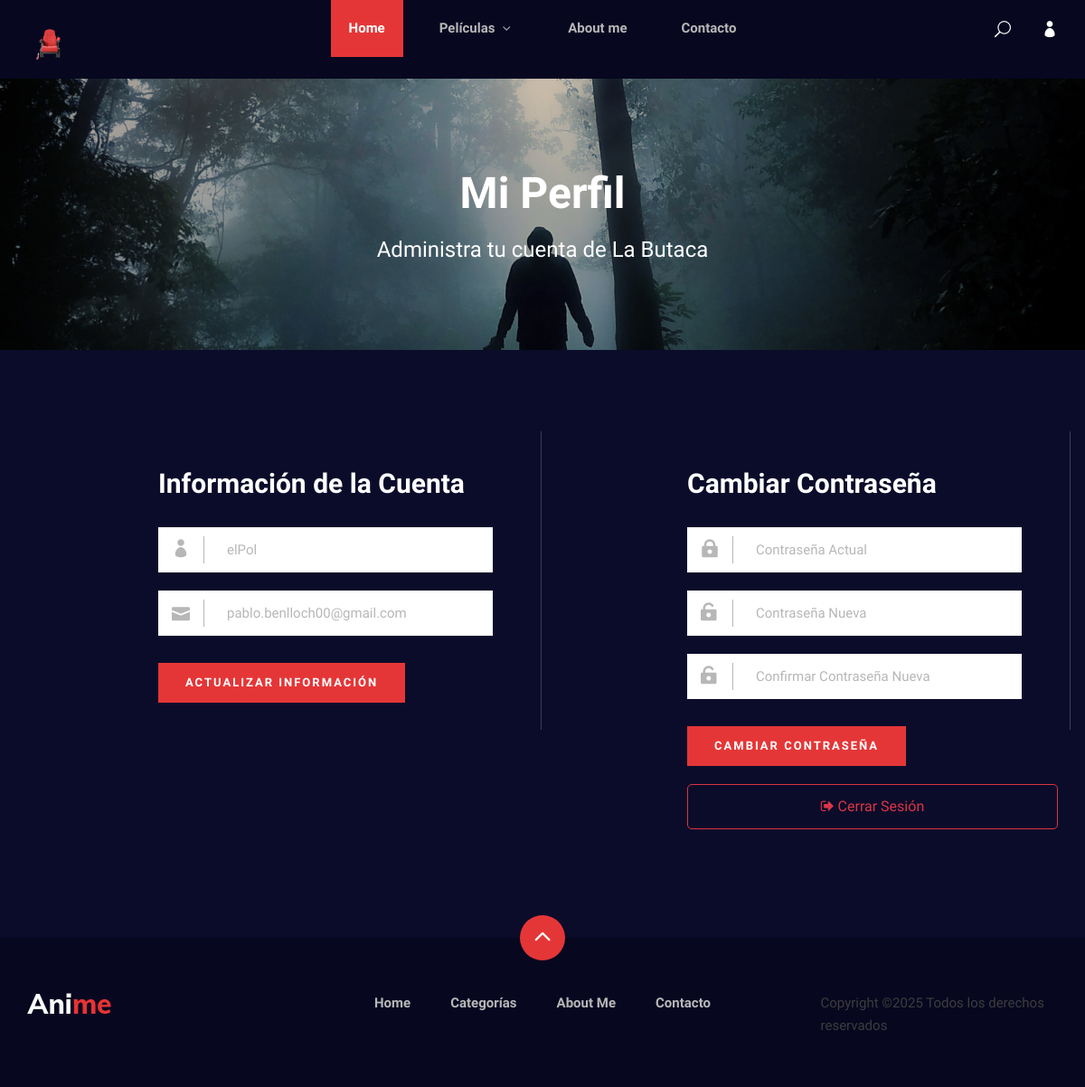
Before: /perfil.php (signed in) with the older database file.
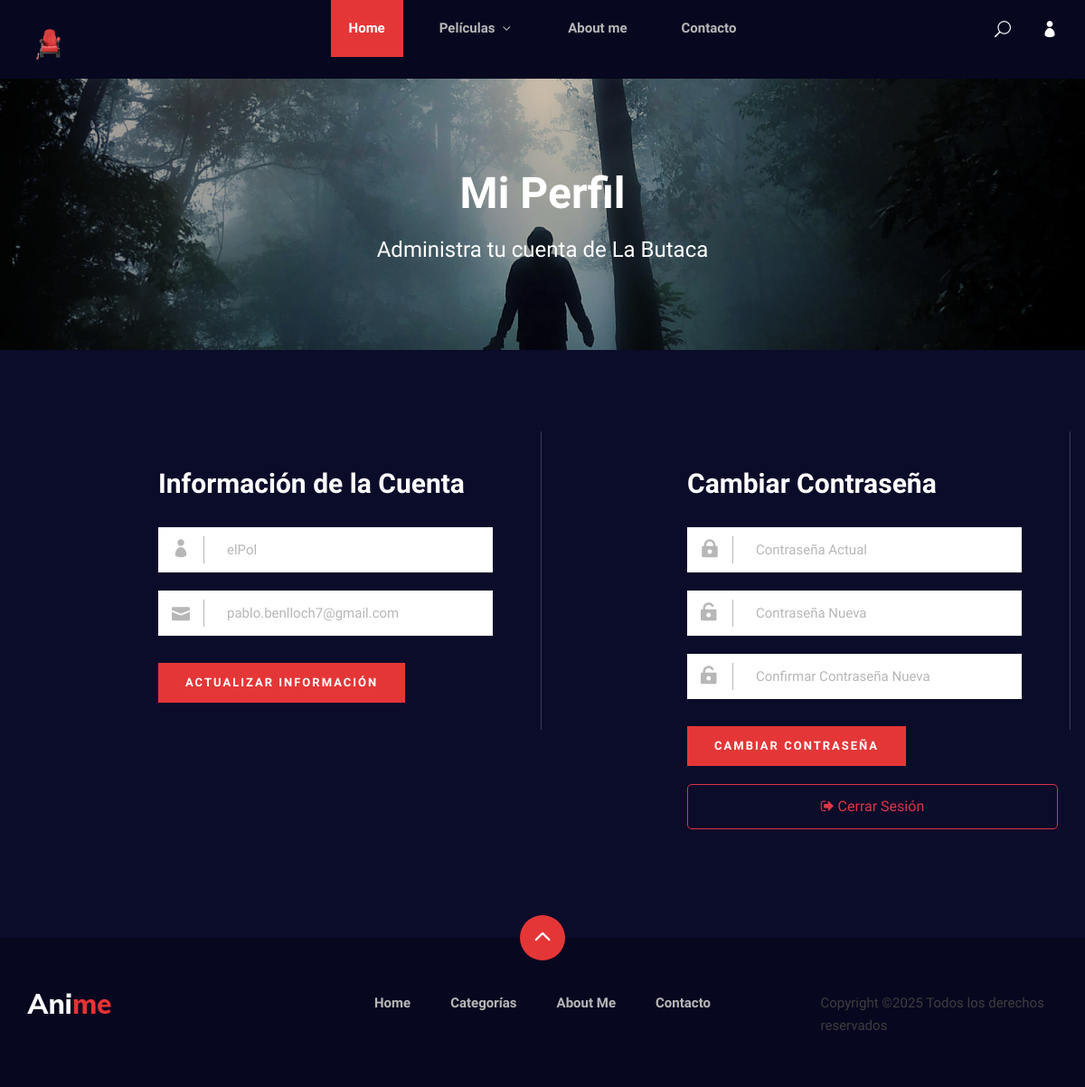
After: the same page with the newer database file.
### tables this page shows
CREATE TABLE `usuarios` (
  `id` int(11) NOT NULL,
  `username` varchar(50) NOT NULL,
  `email` varchar(100) NOT NULL,
  `password` varchar(255) NOT NULL,
  `rol` enum('admin','usuario') DEFAULT 'usuario',
  `fecha_registro` timestamp NULL DEFAULT current_timestamp()
);

### admin/includes/crudUsuarios.php (called while the page is built, shortened)
<?php
class Usuarios {
    public function getById($id) {
        $db = new Connection();
        $conn = $db->getConnection();
        $sql = "SELECT id, username, email, rol, fecha_registro FROM usuarios WHERE id = ?";
        $stmt = $conn->prepare($sql);
        $stmt->bind_param("i", $id);
        $stmt->execute();
        $result = $stmt->get_result();
        return $result->fetch_assoc();
    }
}
?>

### perfil.php (the view, shortened to what this page needs)
<?php
require_once "./admin/includes/crudUsuarios.php";
$sesion = new Sessions();
$crudUsuarios = new Usuarios();
$usuario_id = $sesion->getUserId();
$usuario = $crudUsuarios->getById($usuario_id);
?>
<!DOCTYPE html>
<html lang="es">
<head>
    <link rel="stylesheet" href="anime-main/css/bootstrap.min.css" type="text/css">
    <link rel="stylesheet" href="anime-main/css/font-awesome.min.css" type="text/css">
    <link rel="stylesheet" href="anime-main/css/elegant-icons.css" type="text/css">
    <link rel="stylesheet" href="anime-main/css/plyr.css" type="text/css">
    <link rel="stylesheet" href="anime-main/css/nice-select.css" type="text/css">
    <link rel="stylesheet" href="anime-main/css/owl.carousel.min.css" type="text/css">
    <link rel="stylesheet" href="anime-main/css/slicknav.min.css" type="text/css">
    <link rel="stylesheet" href="anime-main/css/style.css" type="text/css">
</head>
<body>
<?php include 'head.php'; ?>
    <section class="normal-breadcrumb set-bg" data-setbg="imagenes/header.png">
        <div class="container">
            <div class="row">
                <div class="col-lg-12 text-center">
                    <div class="normal__breadcrumb__text">
                        <h2>Mi Perfil</h2>
                        <p>Administra tu cuenta de La Butaca</p>
                    </div>
                </div>
            </div>
        </div>
    </section>
    <section class="login spad">
        <div class="container">
            <div class="row">
                <div class="col-lg-6">
                    <div class="login__form">
                        <h3>Información de la Cuenta</h3>
                        <form method="POST" action="perfil.php">
                            <div class="input__item">
                                <input type="text" name="username" value="<?= htmlspecialchars($usuario['username'], ENT_QUOTES, 'UTF-8') ?>" placeholder="Nombre de Usuario">
                                <span class="icon_profile"></span>
                            </div>
                            <div class="input__item">
                                <input type="email" name="email" value="<?= htmlspecialchars($usuario['email'], ENT_QUOTES, 'UTF-8') ?>" placeholder="Correo Electrónico">
                                <span class="icon_mail"></span>
                            </div>
                            <button type="submit" name="actualizar_info" class="site-btn">Actualizar Información</button>
                        </form>
                    </div>
                </div>
                <div class="col-lg-6">
                    <div class="login__form">
                        <h3>Cambiar Contraseña</h3>
                        <form method="POST" action="perfil.php">
                            <div class="input__item">
                                <input type="password" name="password_actual" placeholder="Contraseña Actual">
                                <span class="icon_lock"></span>
                            </div>
                            <div class="input__item">
                                <input type="password" name="password_nueva" placeholder="Contraseña Nueva">
                                <span class="icon_lock-open"></span>
                            </div>
                            <div class="input__item">
                                <input type="password" name="password_confirmar" placeholder="Confirmar Contraseña Nueva">
                                <span class="icon_lock-open"></span>
                            </div>
                            <button type="submit" name="cambiar_password" class="site-btn">Cambiar Contraseña</button>
                        </form>
                        <div style="margin-top: 20px;">
                            <a href="admin/includes/logout.php" class="btn btn-outline-danger btn-block" style="display: block; text-align: center; padding: 12px; border: 1px solid #dc3545; color: #dc3545; border-radius: 5px; text-decoration: none; transition: all 0.3s;">
                                <i class="fa fa-sign-out"></i> Cerrar Sesión
                            </a>
                        </div>
                    </div>
                </div>
            </div>
        </div>
    </section>
<?php include 'footer.php'; ?>
</body>
</html>

### head.php (shortened to what this page needs)
<header class="header">
    <div class="container">
        <div class="row">
            <div class="col-lg-2">
                <div class="header__logo">
                    <a href="./index.php">
                        <img src="logobutaca.png" alt="labutacalogo" width="50px">
                    </a>
                </div>
            </div>
            <div class="col-lg-8">
                <div class="header__nav">
                    <nav class="header__menu mobile-menu">
                        <ul>
                            <li class="active"><a href="./index.php">Home</a></li>
                            <li><a href="#">Películas <span class="arrow_carrot-down"></span></a>
                            </li>
                            <li><a href="./about.php">About me</a></li>
                            <li><a href="./contacto.php">Contacto</a></li>
                        </ul>
                    </nav>
                </div>
            </div>
            <div class="col-lg-2">
                <div class="header__right">
                    <a href="#" class="search-switch"><span class="icon_search"></span></a>
                    <?php if(isset($_SESSION['id'])): ?>
                        <a href="./perfil.php"><span class="icon_profile"></span></a>
                    <?php else: ?>
                        <a href="./login.php"><span class="icon_profile"></span></a>
                    <?php endif; ?>
                </div>
            </div>
        </div>
    </div>
</header>

### footer.php
<footer class="footer">
    <div class="page-up">
        <a href="#" id="scrollToTopButton"><span class="arrow_carrot-up"></span></a>
    </div>
    <div class="container">
        <div class="row">
            <div class="col-lg-3">
                <div class="footer__logo">
                    <a href="./index.php"><img src="img/logo.png" alt=""></a>
                </div>
            </div>
            <div class="col-lg-6">
                <div class="footer__nav">
                    <ul>
                        <li><a href="./index.php">Home</a></li>
                        <li><a href="./categories.php">Categorías</a></li>
                        <li><a href="./about.php">About Me</a></li>
                        <li><a href="./contacto.php">Contacto</a></li>
                    </ul>
                </div>
            </div>
            <div class="col-lg-3">
                <p>Copyright &copy;<?php echo date('Y'); ?> Todos los derechos reservados</p>
            </div>
        </div>
    </div>
</footer>

### anime-main/css/style.css (style rules this page uses)
html, body { height: 100%; font-family: "Mulish", sans-serif; -webkit-font-smoothing: antialiased; background: #0b0c2a; }
h1, h2, h3, h4, h5, h6 { margin: 0; color: #111111; font-weight: 400; font-family: "Mulish", sans-serif; }
h2 { font-size: 36px; }
h3 { font-size: 30px; }
p { font-size: 15px; font-family: "Mulish", sans-serif; color: #3d3d3d; font-weight: 400; line-height: 25px; margin: 0 0 15px 0; }
img { max-width: 100%; }
ul, ol { padding: 0; margin: 0; }
.set-bg { background-repeat: no-repeat; background-size: cover; background-position: top center; }
.spad { padding-top: 100px; padding-bottom: 100px; }
.site-btn { font-size: 13px; color: #ffffff; background: #e53637; font-weight: 700; border: none; border-radius: 2px; letter-spacing: 2px; text-transform: uppercase; display: inline-block; padding: 12px 30px; }
.header { background: #070720; }
.header__logo { padding: 20px 0 17px; }
.header__logo a { display: inline-block; }
.header__menu { text-align: center; }
.header__menu ul li { list-style: none; display: inline-block; position: relative; margin-right: 16px; }
.header__menu ul li.active a { background: #e53637; color: #ffffff; }
.header__menu ul li:last-child { margin-right: 0; }
.header__menu ul li a { font-size: 15px; color: #b7b7b7; display: block; font-weight: 700; -webkit-transition: all, 0.5s; -o-transition: all, 0.5s; transition: all, 0.5s; padding: 20px; }
.header__menu ul li a span { position: relative; font-size: 17px; top: 2px; }
.header__right { text-align: right; padding: 20px 0 15px; }
.header__right a { display: inline-block; font-size: 18px; color: #ffffff; margin-right: 30px; }
.header__right a:last-child { margin-right: 0; }
.normal-breadcrumb { height: 300px; display: -webkit-box; display: -ms-flexbox; display: flex; -webkit-box-align: center; -ms-flex-align: center; align-items: center; -webkit-box-pack: center; -ms-flex-pack: center; justify-content: center; }
.normal__breadcrumb__text h2 { color: #ffffff; font-size: 48px; font-family: "Oswald", sans-serif; font-weight: 700; margin-bottom: 22px; }
.normal__breadcrumb__text p { color: #ffffff; font-size: 24px; margin-bottom: 0; }
.login { padding-top: 130px; padding-bottom: 120px; }
.login__form { position: relative; padding-left: 145px; }
.login__form:after { position: absolute; right: -14px; top: -40px; height: 330px; width: 1px; background: rgba(255, 255, 255, 0.2); content: ""; }
.login__form h3 { color: #ffffff; font-weight: 700; font-family: "Oswald", sans-serif; margin-bottom: 30px; }
.login__form form .input__item { position: relative; width: 370px; margin-bottom: 20px; }
.login__form form .input__item:before { position: absolute; left: 50px; top: 10px; height: 30px; width: 1px; background: #b7b7b7; content: ""; }
.login__form form .input__item input { height: 50px; width: 100%; font-size: 15px; color: #b7b7b7; background: #ffffff; border: none; padding-left: 76px; }
.login__form form .input__item input::placeholder { color: #b7b7b7; }
.login__form form .input__item span { color: #b7b7b7; font-size: 20px; position: absolute; left: 15px; top: 13px; }
.login__form form button { border-radius: 0; margin-top: 10px; }
.footer { background: #070720; padding-top: 60px; padding-bottom: 40px; position: relative; }
.page-up { position: absolute; left: 50%; top: -25px; margin-left: -25px; }
.page-up a { display: inline-block; font-size: 36px; color: #ffffff; height: 50px; width: 50px; background: #e53637; line-height: 50px; text-align: center; border-radius: 50%; }
.page-up a span { position: relative; top: 2px; left: -1px; }
.footer__nav { text-align: center; }
.footer__nav ul li { list-style: none; display: inline-block; position: relative; margin-right: 40px; }
.footer__nav ul li:last-child { margin-right: 0; }
.footer__nav ul li a { font-size: 15px; color: #b7b7b7; display: block; font-weight: 700; }
@media only screen and (min-width: 1200px) { .container { max-width: 1170px; } }

Changed rows visible on the page:
changed usuarios "elPol": email "pablo.benlloch00@gmail.com" → "pablo.benlloch7@gmail.com"
